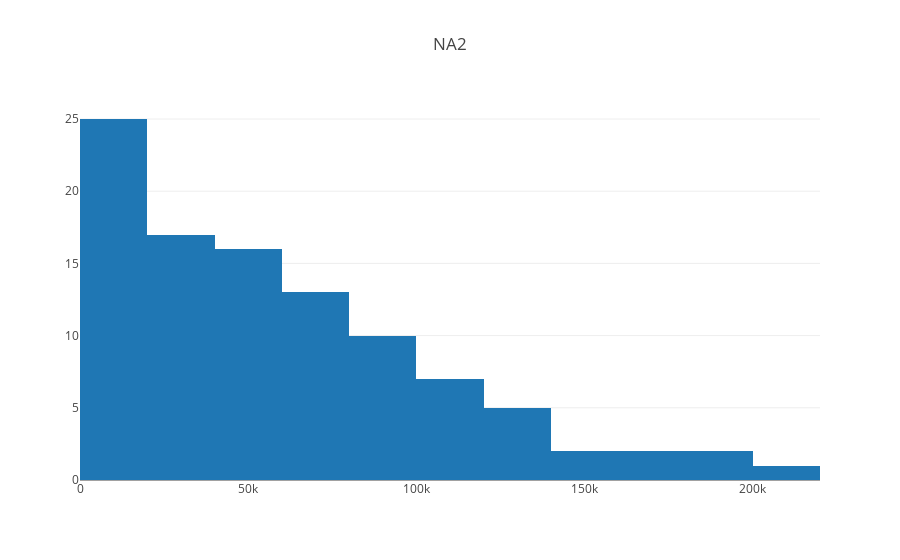

Notebook cell for this chart:
### Code cell
## plot max_likelihood distributions
import plotly.figure_factory as ff
select= 'NA2'
np.random.seed(1)

hist_data = [list(params_dict[select] * -1)]
group_labels = [select] # name of the dataset
fig = [go.Histogram(
    x=params_dict[select]
)]

layout= go.Layout(
    title= select
)

Figure= go.Figure(data= fig,layout=layout)

iplot(Figure)

### Figure 1 — Plotly figure (JSON) as saved in the notebook; plotly's stock layout.template omitted (floating-point values rounded to 4 significant figures)
{"data": [{"type": "histogram", "uid": "7ec3aefc-84e0-4a36-b70c-79a2260cb329", "x": [3420, 7716, 2014, 73742, 16524, 15310, 2902, 120587, 110120, 7965, 49301, 13629, 78241, 153654, 39306, 7308, 25524, 184409, 7364, 14394, 90749, 17836, 20590, 81103, 27345, 40936, 30179, 11002, 15502, 31457, 6618, 23509, 82904, 48037, 20453, 76536, 33141, 40751, 75849, 151322, 6829, 82004, 30291, 8971, 73265, 26278, 41159, 36147, 97872, 103230, 109063, 13316, 90752, 96151, 14108, 16477, 43629, 94061, 187752, 71354, 45500, 53324, 23553, 10603, 19505, 173043, 87072, 45453, 55485, 113825, 19487, 176483, 65861, 74874, 87387, 65002, 33783, 113381, 32084, 74674, 41996, 120977, 33412, 134978, 40067, 130034, 106076, 12029, 66057, 209395, 41524, 78082, 123865, 51980, 48198, 29234, 75085, 111352, 49372, 1935]}], "layout": {"title": {"text": "NA2"}}}
